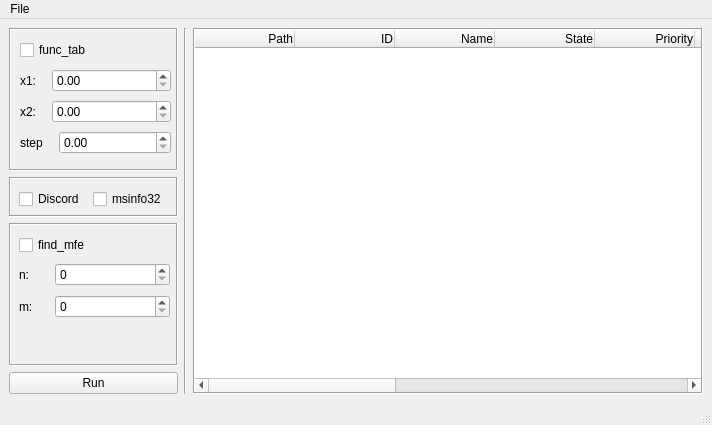
<?xml version="1.0" encoding="UTF-8"?>
<ui version="4.0">
 <class>MainWindow</class>
 <widget class="QMainWindow" name="MainWindow">
  <property name="geometry">
   <rect>
    <x>0</x>
    <y>0</y>
    <width>712</width>
    <height>425</height>
   </rect>
  </property>
  <property name="windowTitle">
   <string>MainWindow</string>
  </property>
  <widget class="QWidget" name="func_tab_process">
   <layout class="QGridLayout" name="gridLayout_2">
    <item row="0" column="0">
     <layout class="QGridLayout" name="gridLayout">
      <item row="0" column="2">
       <widget class="QTableWidget" name="process_view">
        <property name="frameShape">
         <enum>QFrame::Box</enum>
        </property>
        <property name="verticalScrollMode">
         <enum>QAbstractItemView::ScrollPerPixel</enum>
        </property>
        <property name="horizontalScrollMode">
         <enum>QAbstractItemView::ScrollPerPixel</enum>
        </property>
        <column>
         <property name="text">
          <string>Path</string>
         </property>
         <property name="textAlignment">
          <set>AlignTrailing|AlignVCenter</set>
         </property>
        </column>
        <column>
         <property name="text">
          <string>ID</string>
         </property>
         <property name="textAlignment">
          <set>AlignTrailing|AlignVCenter</set>
         </property>
        </column>
        <column>
         <property name="text">
          <string>Name</string>
         </property>
         <property name="textAlignment">
          <set>AlignTrailing|AlignVCenter</set>
         </property>
        </column>
        <column>
         <property name="text">
          <string>State</string>
         </property>
         <property name="textAlignment">
          <set>AlignTrailing|AlignVCenter</set>
         </property>
        </column>
        <column>
         <property name="text">
          <string>Priority</string>
         </property>
         <property name="textAlignment">
          <set>AlignTrailing|AlignVCenter</set>
         </property>
        </column>
        <column>
         <property name="text">
          <string>Affinity</string>
         </property>
         <property name="textAlignment">
          <set>AlignTrailing|AlignVCenter</set>
         </property>
        </column>
        <column>
         <property name="text">
          <string>CPU Time</string>
         </property>
         <property name="textAlignment">
          <set>AlignTrailing|AlignVCenter</set>
         </property>
        </column>
        <column>
         <property name="text">
          <string>Virtual Memory Size</string>
         </property>
         <property name="textAlignment">
          <set>AlignTrailing|AlignVCenter</set>
         </property>
        </column>
        <column>
         <property name="text">
          <string>Max Working Set Size</string>
         </property>
         <property name="textAlignment">
          <set>AlignTrailing|AlignVCenter</set>
         </property>
        </column>
        <column>
         <property name="text">
          <string>Handle Count</string>
         </property>
         <property name="textAlignment">
          <set>AlignTrailing|AlignVCenter</set>
         </property>
        </column>
        <column>
         <property name="text">
          <string>Thread Count</string>
         </property>
         <property name="textAlignment">
          <set>AlignTrailing|AlignVCenter</set>
         </property>
        </column>
        <column>
         <property name="text">
          <string>Page Faults</string>
         </property>
         <property name="textAlignment">
          <set>AlignTrailing|AlignVCenter</set>
         </property>
        </column>
        <column>
         <property name="text">
          <string>User Object Count</string>
         </property>
         <property name="textAlignment">
          <set>AlignTrailing|AlignVCenter</set>
         </property>
        </column>
       </widget>
      </item>
      <item row="0" column="1">
       <widget class="Line" name="line">
        <property name="orientation">
         <enum>Qt::Vertical</enum>
        </property>
       </widget>
      </item>
      <item row="0" column="0">
       <layout class="QVBoxLayout" name="verticalLayout_2">
        <item>
         <widget class="QFrame" name="proc1">
          <property name="frameShape">
           <enum>QFrame::Box</enum>
          </property>
          <property name="frameShadow">
           <enum>QFrame::Sunken</enum>
          </property>
          <widget class="QSplitter" name="splitter_4">
           <property name="geometry">
            <rect>
             <x>11</x>
             <y>11</y>
             <width>71</width>
             <height>22</height>
            </rect>
           </property>
           <property name="orientation">
            <enum>Qt::Horizontal</enum>
           </property>
           <widget class="QCheckBox" name="func_tab">
            <property name="text">
             <string>func_tab</string>
            </property>
           </widget>
          </widget>
          <widget class="QWidget" name="layoutWidget">
           <property name="geometry">
            <rect>
             <x>11</x>
             <y>39</y>
             <width>151</width>
             <height>27</height>
            </rect>
           </property>
           <layout class="QHBoxLayout" name="horizontalLayout_3">
            <item>
             <widget class="QLabel" name="x1_label">
              <property name="text">
               <string>x1:</string>
              </property>
             </widget>
            </item>
            <item>
             <spacer name="horizontalSpacer">
              <property name="orientation">
               <enum>Qt::Horizontal</enum>
              </property>
              <property name="sizeType">
               <enum>QSizePolicy::Preferred</enum>
              </property>
              <property name="sizeHint" stdset="0">
               <size>
                <width>10</width>
                <height>20</height>
               </size>
              </property>
             </spacer>
            </item>
            <item>
             <widget class="QDoubleSpinBox" name="x1">
              <property name="sizePolicy">
               <sizepolicy hsizetype="Expanding" vsizetype="Fixed">
                <horstretch>0</horstretch>
                <verstretch>0</verstretch>
               </sizepolicy>
              </property>
              <property name="maximum">
               <double>1000.000000000000000</double>
              </property>
             </widget>
            </item>
           </layout>
          </widget>
          <widget class="QWidget" name="layoutWidget">
           <property name="geometry">
            <rect>
             <x>11</x>
             <y>70</y>
             <width>151</width>
             <height>27</height>
            </rect>
           </property>
           <layout class="QHBoxLayout" name="horizontalLayout_4">
            <item>
             <widget class="QLabel" name="x2_label">
              <property name="text">
               <string>x2:</string>
              </property>
             </widget>
            </item>
            <item>
             <spacer name="horizontalSpacer_2">
              <property name="orientation">
               <enum>Qt::Horizontal</enum>
              </property>
              <property name="sizeType">
               <enum>QSizePolicy::Preferred</enum>
              </property>
              <property name="sizeHint" stdset="0">
               <size>
                <width>10</width>
                <height>20</height>
               </size>
              </property>
             </spacer>
            </item>
            <item>
             <widget class="QDoubleSpinBox" name="x2">
              <property name="sizePolicy">
               <sizepolicy hsizetype="Expanding" vsizetype="Fixed">
                <horstretch>0</horstretch>
                <verstretch>0</verstretch>
               </sizepolicy>
              </property>
              <property name="maximum">
               <double>1000.000000000000000</double>
              </property>
             </widget>
            </item>
           </layout>
          </widget>
          <widget class="QWidget" name="layoutWidget">
           <property name="geometry">
            <rect>
             <x>11</x>
             <y>101</y>
             <width>151</width>
             <height>27</height>
            </rect>
           </property>
           <layout class="QHBoxLayout" name="horizontalLayout_5">
            <item>
             <widget class="QLabel" name="step_label">
              <property name="text">
               <string>step</string>
              </property>
             </widget>
            </item>
            <item>
             <spacer name="horizontalSpacer_3">
              <property name="orientation">
               <enum>Qt::Horizontal</enum>
              </property>
              <property name="sizeType">
               <enum>QSizePolicy::Preferred</enum>
              </property>
              <property name="sizeHint" stdset="0">
               <size>
                <width>10</width>
                <height>20</height>
               </size>
              </property>
             </spacer>
            </item>
            <item>
             <widget class="QDoubleSpinBox" name="step">
              <property name="sizePolicy">
               <sizepolicy hsizetype="Expanding" vsizetype="Fixed">
                <horstretch>0</horstretch>
                <verstretch>0</verstretch>
               </sizepolicy>
              </property>
              <property name="maximum">
               <double>100.000000000000000</double>
              </property>
              <property name="singleStep">
               <double>0.010000000000000</double>
              </property>
             </widget>
            </item>
           </layout>
          </widget>
         </widget>
        </item>
        <item>
         <widget class="QFrame" name="indep_prog">
          <property name="sizePolicy">
           <sizepolicy hsizetype="Preferred" vsizetype="Maximum">
            <horstretch>0</horstretch>
            <verstretch>0</verstretch>
           </sizepolicy>
          </property>
          <property name="minimumSize">
           <size>
            <width>169</width>
            <height>40</height>
           </size>
          </property>
          <property name="frameShape">
           <enum>QFrame::Box</enum>
          </property>
          <property name="frameShadow">
           <enum>QFrame::Sunken</enum>
          </property>
          <widget class="QWidget" name="layoutWidget">
           <property name="geometry">
            <rect>
             <x>10</x>
             <y>10</y>
             <width>148</width>
             <height>24</height>
            </rect>
           </property>
           <layout class="QHBoxLayout" name="horizontalLayout_6">
            <item>
             <widget class="QCheckBox" name="discord">
              <property name="text">
               <string>Discord</string>
              </property>
             </widget>
            </item>
            <item>
             <widget class="QCheckBox" name="msinfo32">
              <property name="text">
               <string>msinfo32</string>
              </property>
             </widget>
            </item>
           </layout>
          </widget>
         </widget>
        </item>
        <item>
         <widget class="QFrame" name="proc3">
          <property name="frameShape">
           <enum>QFrame::Box</enum>
          </property>
          <property name="frameShadow">
           <enum>QFrame::Sunken</enum>
          </property>
          <widget class="QWidget" name="layoutWidget">
           <property name="geometry">
            <rect>
             <x>10</x>
             <y>10</y>
             <width>151</width>
             <height>91</height>
            </rect>
           </property>
           <layout class="QVBoxLayout" name="verticalLayout_3">
            <item>
             <widget class="QCheckBox" name="find_mfe">
              <property name="text">
               <string>find_mfe</string>
              </property>
             </widget>
            </item>
            <item>
             <layout class="QHBoxLayout" name="horizontalLayout">
              <item>
               <widget class="QLabel" name="n_label">
                <property name="sizePolicy">
                 <sizepolicy hsizetype="Minimum" vsizetype="Minimum">
                  <horstretch>0</horstretch>
                  <verstretch>0</verstretch>
                 </sizepolicy>
                </property>
                <property name="minimumSize">
                 <size>
                  <width>30</width>
                  <height>23</height>
                 </size>
                </property>
                <property name="text">
                 <string>n:</string>
                </property>
               </widget>
              </item>
              <item>
               <widget class="QSpinBox" name="n">
                <property name="sizePolicy">
                 <sizepolicy hsizetype="Expanding" vsizetype="Fixed">
                  <horstretch>0</horstretch>
                  <verstretch>0</verstretch>
                 </sizepolicy>
                </property>
                <property name="maximum">
                 <number>10000</number>
                </property>
               </widget>
              </item>
             </layout>
            </item>
            <item>
             <layout class="QHBoxLayout" name="horizontalLayout_2">
              <item>
               <widget class="QLabel" name="m_label">
                <property name="sizePolicy">
                 <sizepolicy hsizetype="Minimum" vsizetype="Minimum">
                  <horstretch>0</horstretch>
                  <verstretch>0</verstretch>
                 </sizepolicy>
                </property>
                <property name="minimumSize">
                 <size>
                  <width>30</width>
                  <height>25</height>
                 </size>
                </property>
                <property name="text">
                 <string>m:</string>
                </property>
               </widget>
              </item>
              <item>
               <widget class="QSpinBox" name="m">
                <property name="sizePolicy">
                 <sizepolicy hsizetype="Expanding" vsizetype="Fixed">
                  <horstretch>0</horstretch>
                  <verstretch>0</verstretch>
                 </sizepolicy>
                </property>
                <property name="maximum">
                 <number>10000</number>
                </property>
               </widget>
              </item>
             </layout>
            </item>
           </layout>
          </widget>
         </widget>
        </item>
        <item>
         <widget class="QPushButton" name="run_button">
          <property name="text">
           <string>Run</string>
          </property>
         </widget>
        </item>
       </layout>
      </item>
     </layout>
    </item>
   </layout>
  </widget>
  <widget class="QMenuBar" name="menubar">
   <property name="geometry">
    <rect>
     <x>0</x>
     <y>0</y>
     <width>712</width>
     <height>21</height>
    </rect>
   </property>
   <widget class="QMenu" name="menuFile">
    <property name="title">
     <string>File</string>
    </property>
    <addaction name="actionManage_Results"/>
   </widget>
   <addaction name="menuFile"/>
  </widget>
  <widget class="QStatusBar" name="statusbar"/>
  <action name="actionManage_Results">
   <property name="text">
    <string>Manage Results</string>
   </property>
  </action>
 </widget>
 <resources/>
 <connections/>
</ui>
